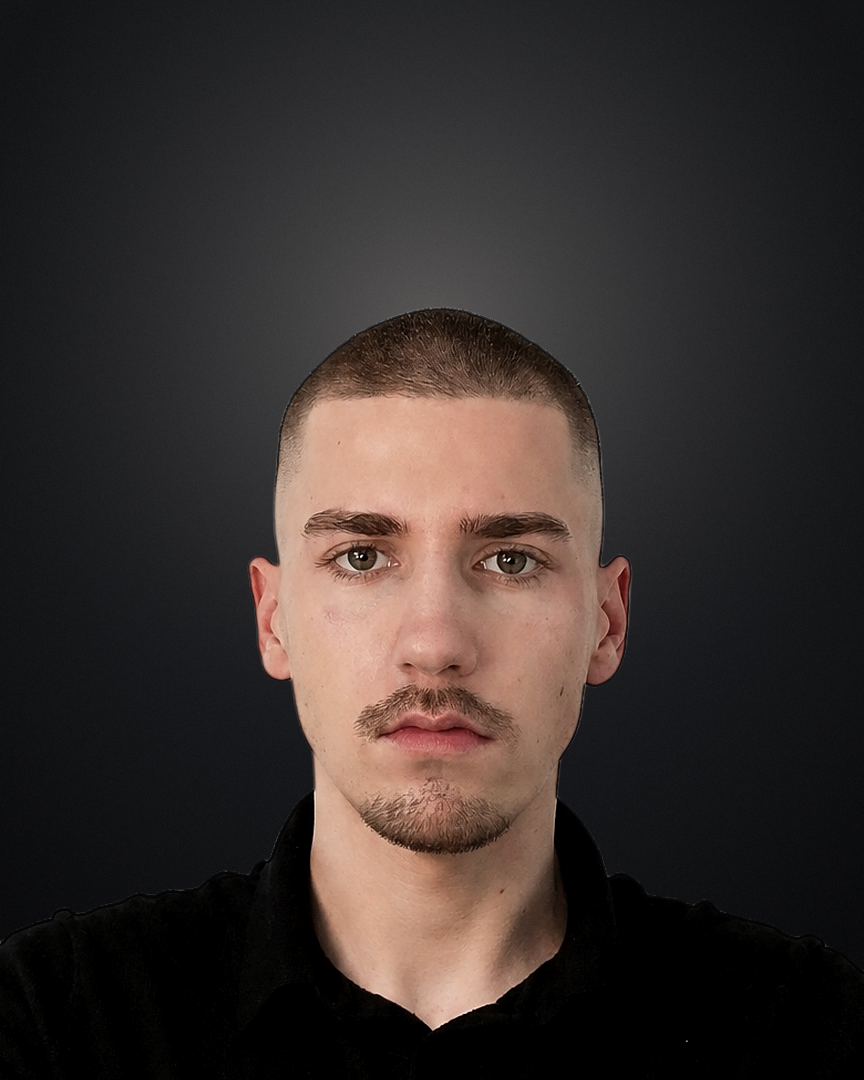
#> input picture pipeline/assets/face_source.png, 864 x 1080 px; its folder holds only this picture in this run
$ python sheet.py ../../../pipeline/assets ../../../pipeline/assets/face_source.png 5
#> lines starting #> are read from the running program, lines starting #| are printed output that depends on the picture
# contact sheet with safe-zone lines: python3 sheet.py <dir> <out.png> [cols]
import sys, os
from PIL import Image, ImageDraw
d, out = sys.argv[1], sys.argv[2]; cols = int(sys.argv[3]) if len(sys.argv) > 3 else 7
fs = sorted(x for x in os.listdir(d) if x.endswith('.png'))
W, H = 270, 480
rows = (len(fs) + cols - 1) // cols
sheet = Image.new('RGB', (cols * W, rows * (H + 22)), 'white')
#> sheet: PIL image 1350x502 RGB; every value is 255
dr = ImageDraw.Draw(sheet)
for i, fn in enumerate(fs):
    im = Image.open(os.path.join(d, fn)).convert('RGB').resize((W, H))
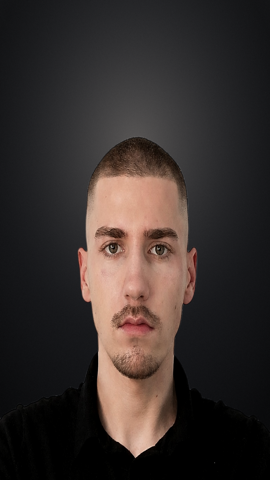
#> im: PIL image 270x480 RGB; mean R, G, B 55.8, 47.5, 45
    g = ImageDraw.Draw(im); k = W / 1080
    g.line([(0, 200 * k), (W, 200 * k)], fill=(255, 0, 255), width=1)
    g.line([(0, 1480 * k), (W, 1480 * k)], fill=(255, 0, 255), width=1)
    g.rectangle([930 * k, 1000 * k, W, H], outline=(0, 200, 255))
    x, y = (i % cols) * W, (i // cols) * (H + 22)
    sheet.paste(im, (x, y + 22)); fr = int(fn[1:5]); dr.text((x + 4, y + 4), f'{fr/30:.2f}s', fill='black')
#> after `sheet.paste(im, (x, y + 22))`:
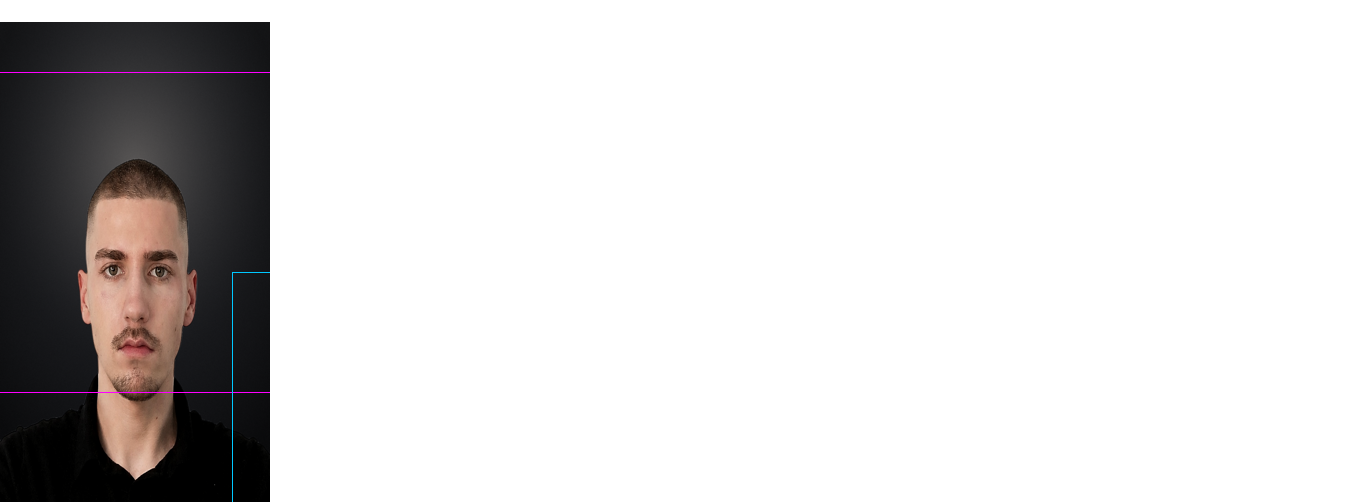
#> sheet: PIL image 1350x502 RGB; mean R, G, B 217.1, 215.4, 215.1
#> (the run stopped early here; a loop or call above may not have finished)
